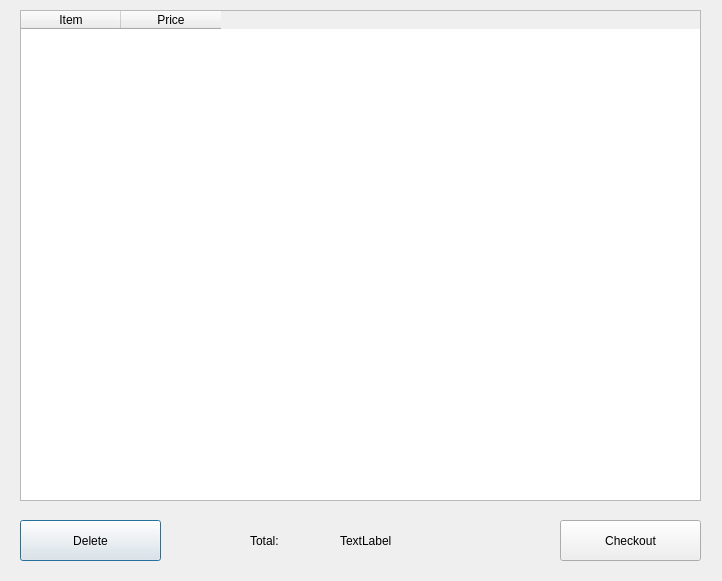
<?xml version="1.0" encoding="UTF-8"?>
<ui version="4.0">
 <class>ObserverDialog</class>
 <widget class="QDialog" name="ObserverDialog">
  <property name="geometry">
   <rect>
    <x>0</x>
    <y>0</y>
    <width>722</width>
    <height>581</height>
   </rect>
  </property>
  <property name="windowTitle">
   <string>Dialog</string>
  </property>
  <widget class="DTableWidget" name="tableWidget">
   <property name="geometry">
    <rect>
     <x>20</x>
     <y>10</y>
     <width>681</width>
     <height>491</height>
    </rect>
   </property>
   <column>
    <property name="text">
     <string>Item</string>
    </property>
   </column>
   <column>
    <property name="text">
     <string>Price</string>
    </property>
   </column>
  </widget>
  <widget class="DPushButton" name="pushButtonDelete">
   <property name="geometry">
    <rect>
     <x>20</x>
     <y>520</y>
     <width>141</width>
     <height>41</height>
    </rect>
   </property>
   <property name="text">
    <string>Delete</string>
   </property>
  </widget>
  <widget class="DPushButton" name="pushButtonCheckout">
   <property name="geometry">
    <rect>
     <x>560</x>
     <y>520</y>
     <width>141</width>
     <height>41</height>
    </rect>
   </property>
   <property name="text">
    <string>Checkout</string>
   </property>
  </widget>
  <widget class="QLabel" name="labelText">
   <property name="geometry">
    <rect>
     <x>250</x>
     <y>520</y>
     <width>81</width>
     <height>41</height>
    </rect>
   </property>
   <property name="text">
    <string>Total:</string>
   </property>
  </widget>
  <widget class="QLabel" name="labelNum">
   <property name="geometry">
    <rect>
     <x>340</x>
     <y>520</y>
     <width>101</width>
     <height>41</height>
    </rect>
   </property>
   <property name="text">
    <string>TextLabel</string>
   </property>
  </widget>
 </widget>
 <customwidgets>
  <customwidget>
   <class>DPushButton</class>
   <extends>QPushButton</extends>
   <header location="global">dpushbutton.h</header>
  </customwidget>
  <customwidget>
   <class>DTableWidget</class>
   <extends>QTableWidget</extends>
   <header location="global">dtablewidget.h</header>
  </customwidget>
 </customwidgets>
 <resources/>
 <connections/>
</ui>
